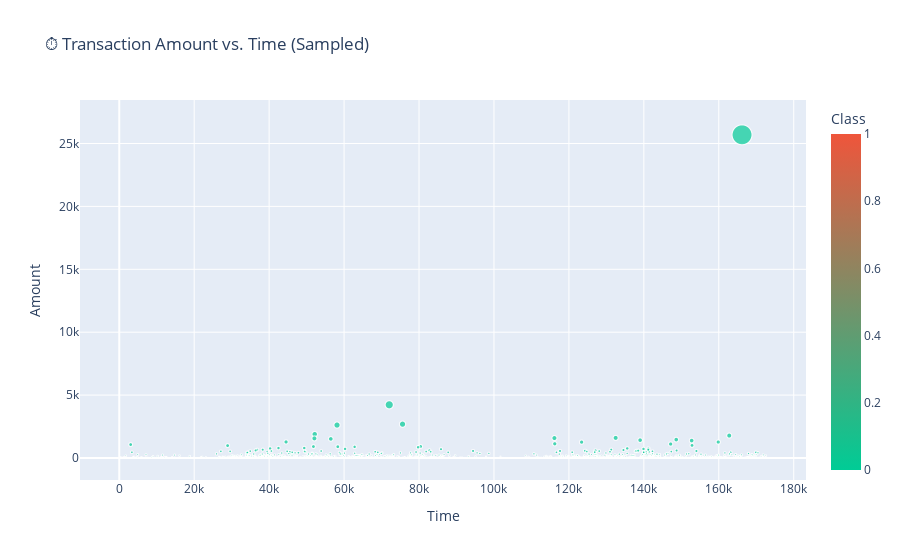

This figure's notebook cell:
### Code cell
# ── 3.3 Transaction Amount vs Time (Interactive) ──────────────

fig = px.scatter(df.sample(2000), x='Time', y='Amount', color='Class',
                 title='⏱️ Transaction Amount vs. Time (Sampled)',
                 color_continuous_scale=['#00CC96', '#EF553B'],
                 size='Amount', size_max=20,
                 hover_data=['V1', 'V2'])
fig.show()

### Figure 1 — Plotly figure (JSON) as saved in the notebook; plotly's stock layout.template omitted (floating-point values rounded to 4 significant figures; data arrays with more than 128 entries replaced by an {"elided": "..."} marker saying what was removed)
{"data": [{"customdata": {"elided": "2000x2 float values"}, "hovertemplate": "Time=%{x}<br>Amount=%{marker.size}<br>V1=%{customdata[0]}<br>V2=%{customdata[1]}<br>Class=%{marker.color}<extra></extra>", "legendgroup": "", "marker": {"color": {"elided": "2000 int values"}, "coloraxis": "coloraxis", "size": {"elided": "2000 float values"}, "sizemode": "area", "sizeref": 64.23, "symbol": "circle"}, "mode": "markers", "name": "", "showlegend": false, "type": "scattergl", "x": {"elided": "2000 float values"}, "xaxis": "x", "y": {"elided": "2000 float values"}, "yaxis": "y"}], "layout": {"coloraxis": {"colorbar": {"title": {"text": "Class"}}, "colorscale": [[0, "#00CC96"], [1, "#EF553B"]]}, "legend": {"itemsizing": "constant", "tracegroupgap": 0}, "title": {"text": "⏱️ Transaction Amount vs. Time (Sampled)"}, "xaxis": {"anchor": "y", "domain": [0, 1], "title": {"text": "Time"}}, "yaxis": {"anchor": "x", "domain": [0, 1], "title": {"text": "Amount"}}}}
